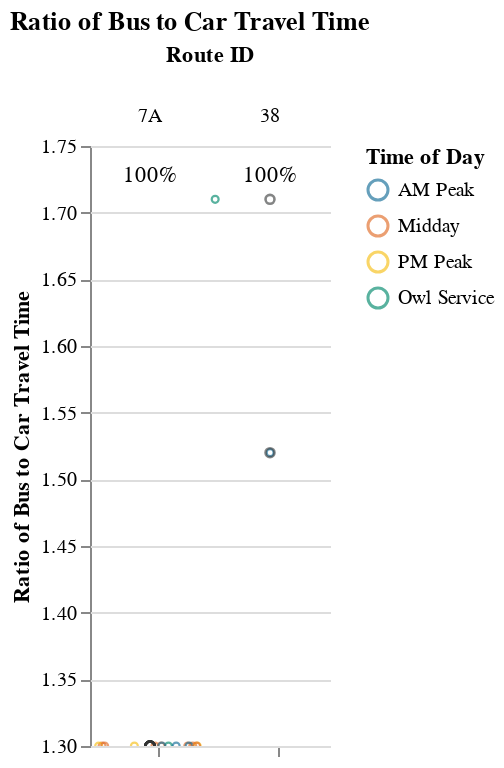

Here is the notebook cell this chart was saved with:
### Code cell
s1

### Figure 1 — Vega-Lite specification as saved in the notebook (floating-point values rounded to 4 significant figures)
{"config": {"view": {"continuousWidth": 400, "continuousHeight": 300, "stroke": null}, "facet": {"spacing": 0}}, "data": {"name": "data-9e17a688c8063463ddac758db414fc2d"}, "facet": {"column": {"field": "route_id", "sort": ["7A", "38"], "title": "Route ID", "type": "nominal"}}, "spec": {"layer": [{"mark": {"type": "point", "opacity": 0.65, "size": 12, "strokeWidth": 1.1}, "encoding": {"color": {"field": "time_of_day", "scale": {"range": ["#136C97", "#E16B26", "#F6BF16", "#00896B", "#7790A3", "#5B559C"]}, "sort": ["AM Peak", "Midday", "PM Peak", "Owl Service"], "title": "Time of Day", "type": "nominal"}, "tooltip": [{"field": "route_id", "type": "nominal"}, {"field": "trip_id", "type": "nominal"}, {"field": "service_hours", "type": "quantitative"}, {"field": "car_duration_hours", "type": "quantitative"}, {"field": "bus_multiplier", "type": "quantitative"}, {"field": "bus_difference", "type": "quantitative"}, {"field": "num_trips", "type": "quantitative"}, {"field": "num_competitive", "type": "quantitative"}, {"field": "pct_trips_competitive", "type": "quantitative"}, {"field": "p25", "type": "quantitative"}, {"field": "p50", "type": "quantitative"}, {"field": "p75", "type": "quantitative"}], "x": {"axis": {"grid": false, "labels": false, "ticks": true, "values": [0]}, "field": "jitter", "scale": {}, "title": null, "type": "quantitative"}, "y": {"field": "bus_multiplier", "scale": {"domain": [1.3, 1.71]}, "title": "Ratio of Bus to Car Travel Time", "type": "quantitative"}}, "selection": {"selector001": {"type": "interval", "bind": "scales", "encodings": ["x", "y"]}}, "transform": [{"calculate": "sqrt(-2*log(random()))*cos(2*PI*random())", "as": "jitter"}], "width": 60}, {"mark": {"type": "point", "opacity": 0.6, "size": 20, "strokeWidth": 1.3}, "encoding": {"color": {"value": "#323434"}, "y": {"field": "bus_multiplier", "type": "quantitative"}}, "transform": [{"filter": "(datum.p50_trip === 1)"}]}, {"mark": {"type": "rule", "strokeDash": [2, 3]}, "encoding": {"color": {"value": "#323434"}, "y": {"field": "cutoff", "type": "quantitative"}}}, {"mark": {"type": "text", "align": "center", "baseline": "middle"}, "encoding": {"color": {"value": "black"}, "text": {"field": "pct_trips_competitive", "format": ".0%", "type": "quantitative"}, "tooltip": [{"field": "route_id", "type": "nominal"}, {"field": "trip_id", "type": "nominal"}, {"field": "service_hours", "type": "quantitative"}, {"field": "car_duration_hours", "type": "quantitative"}, {"field": "bus_multiplier", "type": "quantitative"}, {"field": "bus_difference", "type": "quantitative"}, {"field": "num_trips", "type": "quantitative"}, {"field": "num_competitive", "type": "quantitative"}, {"field": "pct_trips_competitive", "type": "quantitative"}, {"field": "p25", "type": "quantitative"}, {"field": "p50", "type": "quantitative"}, {"field": "p75", "type": "quantitative"}], "x": {"value": 30}, "y": {"value": 15}}, "transform": [{"calculate": "sqrt(-2*log(random()))*cos(2*PI*random())", "as": "jitter"}, {"filter": "(datum.fastest_trip === 1)"}]}]}, "resolve": {"scale": {"y": "shared"}}, "title": "Ratio of Bus to Car Travel Time", "$schema": "https://vega.github.io/schema/vega-lite/v4.17.0.json", "datasets": {"data-9e17a688c8063463ddac758db414fc2d": [{"calitp_itp_id": 310, "trip_key": -5574743277464453139, "trip_id": "919", "shape_id": "22", "route_id": "38", "service_hours": 0.47, "trip_first_departure_ts": 27120, "trip_last_arrival_ts": 28800, "departure_hour": 7, "time_of_day": "AM Peak", "p25": 0.485, "p50": 0.5, "p75": 0.515, "p50_trip": 1, "fastest_trip": 1, "car_duration_hours": 0.31, "competitive_route": 1, "bus_multiplier": 1.52, "bus_difference": 9.6, "num_trips": 2, "num_competitive": 2, "pct_trips_competitive": 1.0, "bus_multiplier_spread": 0.19, "bus_difference_spread": 3.6, "route_group": "short", "name": "Solano County Transit", "caltrans_district": "04 - Oakland", "drmt_organization_name": "['recT79ohBnTB1fKsX']", "cutoff": 2}, {"calitp_itp_id": 310, "trip_key": -3715552762660780122, "trip_id": "920", "shape_id": "24", "route_id": "38", "service_hours": 0.53, "trip_first_departure_ts": 24960, "trip_last_arrival_ts": 26880, "departure_hour": 6, "time_of_day": "Owl Service", "p25": 0.485, "p50": 0.5, "p75": 0.515, "p50_trip": 1, "fastest_trip": 0, "car_duration_hours": 0.31, "competitive_route": 1, "bus_multiplier": 1.71, "bus_difference": 13.2, "num_trips": 2, "num_competitive": 2, "pct_trips_competitive": 1.0, "bus_multiplier_spread": 0.19, "bus_difference_spread": 3.6, "route_group": "short", "name": "Solano County Transit", "caltrans_district": "04 - Oakland", "drmt_organization_name": "['recT79ohBnTB1fKsX']", "cutoff": 2}, {"calitp_itp_id": 310, "trip_key": -2242253959501436434, "trip_id": "1078", "shape_id": "10", "route_id": "7A", "service_hours": 1.0, "trip_first_departure_ts": 42300, "trip_last_arrival_ts": 45900, "departure_hour": 11, "time_of_day": "Midday", "p25": 1.0, "p50": 1.0, "p75": 1.0, "p50_trip": 1, "fastest_trip": 0, "car_duration_hours": 0.77, "competitive_route": 1, "bus_multiplier": 1.3, "bus_difference": 13.8, "num_trips": 15, "num_competitive": 15, "pct_trips_competitive": 1.0, "bus_multiplier_spread": 0.0, "bus_difference_spread": 0.0, "route_group": "short", "name": "Solano County Transit", "caltrans_district": "04 - Oakland", "drmt_organization_name": "['recT79ohBnTB1fKsX']", "cutoff": 2}, {"calitp_itp_id": 310, "trip_key": 1553366806666314761, "trip_id": "1097", "shape_id": "10", "route_id": "7A", "service_hours": 1.0, "trip_first_departure_ts": 67500, "trip_last_arrival_ts": 71100, "departure_hour": 18, "time_of_day": "PM Peak", "p25": 1.0, "p50": 1.0, "p75": 1.0, "p50_trip": 1, "fastest_trip": 0, "car_duration_hours": 0.77, "competitive_route": 1, "bus_multiplier": 1.3, "bus_difference": 13.8, "num_trips": 15, "num_competitive": 15, "pct_trips_competitive": 1.0, "bus_multiplier_spread": 0.0, "bus_difference_spread": 0.0, "route_group": "short", "name": "Solano County Transit", "caltrans_district": "04 - Oakland", "drmt_organization_name": "['recT79ohBnTB1fKsX']", "cutoff": 2}, {"calitp_itp_id": 310, "trip_key": 5736745841295953016, "trip_id": "1099", "shape_id": "10", "route_id": "7A", "service_hours": 1.0, "trip_first_departure_ts": 74700, "trip_last_arrival_ts": 78300, "departure_hour": 20, "time_of_day": "Owl Service", "p25": 1.0, "p50": 1.0, "p75": 1.0, "p50_trip": 1, "fastest_trip": 1, "car_duration_hours": 0.77, "competitive_route": 1, "bus_multiplier": 1.3, "bus_difference": 13.8, "num_trips": 15, "num_competitive": 15, "pct_trips_competitive": 1.0, "bus_multiplier_spread": 0.0, "bus_difference_spread": 0.0, "route_group": "short", "name": "Solano County Transit", "caltrans_district": "04 - Oakland", "drmt_organization_name": "['recT79ohBnTB1fKsX']", "cutoff": 2}, {"calitp_itp_id": 310, "trip_key": 7541199008754798528, "trip_id": "1065", "shape_id": "10", "route_id": "7A", "service_hours": 1.0, "trip_first_departure_ts": 24300, "trip_last_arrival_ts": 27900, "departure_hour": 6, "time_of_day": "Owl Service", "p25": 1.0, "p50": 1.0, "p75": 1.0, "p50_trip": 1, "fastest_trip": 0, "car_duration_hours": 0.77, "competitive_route": 1, "bus_multiplier": 1.3, "bus_difference": 13.8, "num_trips": 15, "num_competitive": 15, "pct_trips_competitive": 1.0, "bus_multiplier_spread": 0.0, "bus_difference_spread": 0.0, "route_group": "short", "name": "Solano County Transit", "caltrans_district": "04 - Oakland", "drmt_organization_name": "['recT79ohBnTB1fKsX']", "cutoff": 2}, {"calitp_itp_id": 310, "trip_key": -2774837895713846595, "trip_id": "1081", "shape_id": "10", "route_id": "7A", "service_hours": 1.0, "trip_first_departure_ts": 45900, "trip_last_arrival_ts": 49500, "departure_hour": 12, "time_of_day": "Midday", "p25": 1.0, "p50": 1.0, "p75": 1.0, "p50_trip": 1, "fastest_trip": 0, "car_duration_hours": 0.77, "competitive_route": 1, "bus_multiplier": 1.3, "bus_difference": 13.8, "num_trips": 15, "num_competitive": 15, "pct_trips_competitive": 1.0, "bus_multiplier_spread": 0.0, "bus_difference_spread": 0.0, "route_group": "short", "name": "Solano County Transit", "caltrans_district": "04 - Oakland", "drmt_organization_name": "['recT79ohBnTB1fKsX']", "cutoff": 2}, {"calitp_itp_id": 310, "trip_key": -7128689078602650873, "trip_id": "1066", "shape_id": "10", "route_id": "7A", "service_hours": 1.0, "trip_first_departure_ts": 27900, "trip_last_arrival_ts": 31500, "departure_hour": 7, "time_of_day": "AM Peak", "p25": 1.0, "p50": 1.0, "p75": 1.0, "p50_trip": 1, "fastest_trip": 0, "car_duration_hours": 0.77, "competitive_route": 1, "bus_multiplier": 1.3, "bus_difference": 13.8, "num_trips": 15, "num_competitive": 15, "pct_trips_competitive": 1.0, "bus_multiplier_spread": 0.0, "bus_difference_spread": 0.0, "route_group": "short", "name": "Solano County Transit", "caltrans_district": "04 - Oakland", "drmt_organization_name": "['recT79ohBnTB1fKsX']", "cutoff": 2}, {"calitp_itp_id": 310, "trip_key": -3801396718114747764, "trip_id": "1075", "shape_id": "10", "route_id": "7A", "service_hours": 1.0, "trip_first_departure_ts": 38700, "trip_last_arrival_ts": 42300, "departure_hour": 10, "time_of_day": "Midday", "p25": 1.0, "p50": 1.0, "p75": 1.0, "p50_trip": 1, "fastest_trip": 0, "car_duration_hours": 0.77, "competitive_route": 1, "bus_multiplier": 1.3, "bus_difference": 13.8, "num_trips": 15, "num_competitive": 15, "pct_trips_competitive": 1.0, "bus_multiplier_spread": 0.0, "bus_difference_spread": 0.0, "route_group": "short", "name": "Solano County Transit", "caltrans_district": "04 - Oakland", "drmt_organization_name": "['recT79ohBnTB1fKsX']", "cutoff": 2}, {"calitp_itp_id": 310, "trip_key": 3555369193555928407, "trip_id": "1098", "shape_id": "10", "route_id": "7A", "service_hours": 1.0, "trip_first_departure_ts": 71100, "trip_last_arrival_ts": 74700, "departure_hour": 19, "time_of_day": "PM Peak", "p25": 1.0, "p50": 1.0, "p75": 1.0, "p50_trip": 1, "fastest_trip": 0, "car_duration_hours": 0.77, "competitive_route": 1, "bus_multiplier": 1.3, "bus_difference": 13.8, "num_trips": 15, "num_competitive": 15, "pct_trips_competitive": 1.0, "bus_multiplier_spread": 0.0, "bus_difference_spread": 0.0, "route_group": "short", "name": "Solano County Transit", "caltrans_district": "04 - Oakland", "drmt_organization_name": "['recT79ohBnTB1fKsX']", "cutoff": 2}, {"calitp_itp_id": 310, "trip_key": -7612102933413698873, "trip_id": "1084", "shape_id": "10", "route_id": "7A", "service_hours": 1.0, "trip_first_departure_ts": 49500, "trip_last_arrival_ts": 53100, "departure_hour": 13, "time_of_day": "Midday", "p25": 1.0, "p50": 1.0, "p75": 1.0, "p50_trip": 1, "fastest_trip": 0, "car_duration_hours": 0.77, "competitive_route": 1, "bus_multiplier": 1.3, "bus_difference": 13.8, "num_trips": 15, "num_competitive": 15, "pct_trips_competitive": 1.0, "bus_multiplier_spread": 0.0, "bus_difference_spread": 0.0, "route_group": "short", "name": "Solano County Transit", "caltrans_district": "04 - Oakland", "drmt_organization_name": "['recT79ohBnTB1fKsX']", "cutoff": 2}, {"calitp_itp_id": 310, "trip_key": 9090745400368182860, "trip_id": "1069", "shape_id": "10", "route_id": "7A", "service_hours": 1.0, "trip_first_departure_ts": 31500, "trip_last_arrival_ts": 35100, "departure_hour": 8, "time_of_day": "AM Peak", "p25": 1.0, "p50": 1.0, "p75": 1.0, "p50_trip": 1, "fastest_trip": 0, "car_duration_hours": 0.77, "competitive_route": 1, "bus_multiplier": 1.3, "bus_difference": 13.8, "num_trips": 15, "num_competitive": 15, "pct_trips_competitive": 1.0, "bus_multiplier_spread": 0.0, "bus_difference_spread": 0.0, "route_group": "short", "name": "Solano County Transit", "caltrans_district": "04 - Oakland", "drmt_organization_name": "['recT79ohBnTB1fKsX']", "cutoff": 2}, {"calitp_itp_id": 310, "trip_key": -6662624582280621192, "trip_id": "1087", "shape_id": "10", "route_id": "7A", "service_hours": 1.0, "trip_first_departure_ts": 53100, "trip_last_arrival_ts": 56700, "departure_hour": 14, "time_of_day": "Midday", "p25": 1.0, "p50": 1.0, "p75": 1.0, "p50_trip": 1, "fastest_trip": 0, "car_duration_hours": 0.77, "competitive_route": 1, "bus_multiplier": 1.3, "bus_difference": 13.8, "num_trips": 15, "num_competitive": 15, "pct_trips_competitive": 1.0, "bus_multiplier_spread": 0.0, "bus_difference_spread": 0.0, "route_group": "short", "name": "Solano County Transit", "caltrans_district": "04 - Oakland", "drmt_organization_name": "['recT79ohBnTB1fKsX']", "cutoff": 2}, {"calitp_itp_id": 310, "trip_key": -6607227710157058801, "trip_id": "1096", "shape_id": "10", "route_id": "7A", "service_hours": 1.0, "trip_first_departure_ts": 63900, "trip_last_arrival_ts": 67500, "departure_hour": 17, "time_of_day": "PM Peak", "p25": 1.0, "p50": 1.0, "p75": 1.0, "p50_trip": 1, "fastest_trip": 0, "car_duration_hours": 0.77, "competitive_route": 1, "bus_multiplier": 1.3, "bus_difference": 13.8, "num_trips": 15, "num_competitive": 15, "pct_trips_competitive": 1.0, "bus_multiplier_spread": 0.0, "bus_difference_spread": 0.0, "route_group": "short", "name": "Solano County Transit", "caltrans_district": "04 - Oakland", "drmt_organization_name": "['recT79ohBnTB1fKsX']", "cutoff": 2}, {"calitp_itp_id": 310, "trip_key": 75175244298657360, "trip_id": "1090", "shape_id": "10", "route_id": "7A", "service_hours": 1.0, "trip_first_departure_ts": 56700, "trip_last_arrival_ts": 60300, "departure_hour": 15, "time_of_day": "Midday", "p25": 1.0, "p50": 1.0, "p75": 1.0, "p50_trip": 1, "fastest_trip": 0, "car_duration_hours": 0.77, "competitive_route": 1, "bus_multiplier": 1.3, "bus_difference": 13.8, "num_trips": 15, "num_competitive": 15, "pct_trips_competitive": 1.0, "bus_multiplier_spread": 0.0, "bus_difference_spread": 0.0, "route_group": "short", "name": "Solano County Transit", "caltrans_district": "04 - Oakland", "drmt_organization_name": "['recT79ohBnTB1fKsX']", "cutoff": 2}, {"calitp_itp_id": 310, "trip_key": 8811729153955021229, "trip_id": "1072", "shape_id": "10", "route_id": "7A", "service_hours": 1.0, "trip_first_departure_ts": 35100, "trip_last_arrival_ts": 38700, "departure_hour": 9, "time_of_day": "AM Peak", "p25": 1.0, "p50": 1.0, "p75": 1.0, "p50_trip": 1, "fastest_trip": 0, "car_duration_hours": 0.77, "competitive_route": 1, "bus_multiplier": 1.3, "bus_difference": 13.8, "num_trips": 15, "num_competitive": 15, "pct_trips_competitive": 1.0, "bus_multiplier_spread": 0.0, "bus_difference_spread": 0.0, "route_group": "short", "name": "Solano County Transit", "caltrans_district": "04 - Oakland", "drmt_organization_name": "['recT79ohBnTB1fKsX']", "cutoff": 2}, {"calitp_itp_id": 310, "trip_key": -4539065179735711766, "trip_id": "1093", "shape_id": "10", "route_id": "7A", "service_hours": 1.0, "trip_first_departure_ts": 60300, "trip_last_arrival_ts": 63900, "departure_hour": 16, "time_of_day": "Midday", "p25": 1.0, "p50": 1.0, "p75": 1.0, "p50_trip": 1, "fastest_trip": 0, "car_duration_hours": 0.77, "competitive_route": 1, "bus_multiplier": 1.3, "bus_difference": 13.8, "num_trips": 15, "num_competitive": 15, "pct_trips_competitive": 1.0, "bus_multiplier_spread": 0.0, "bus_difference_spread": 0.0, "route_group": "short", "name": "Solano County Transit", "caltrans_district": "04 - Oakland", "drmt_organization_name": "['recT79ohBnTB1fKsX']", "cutoff": 2}]}}
